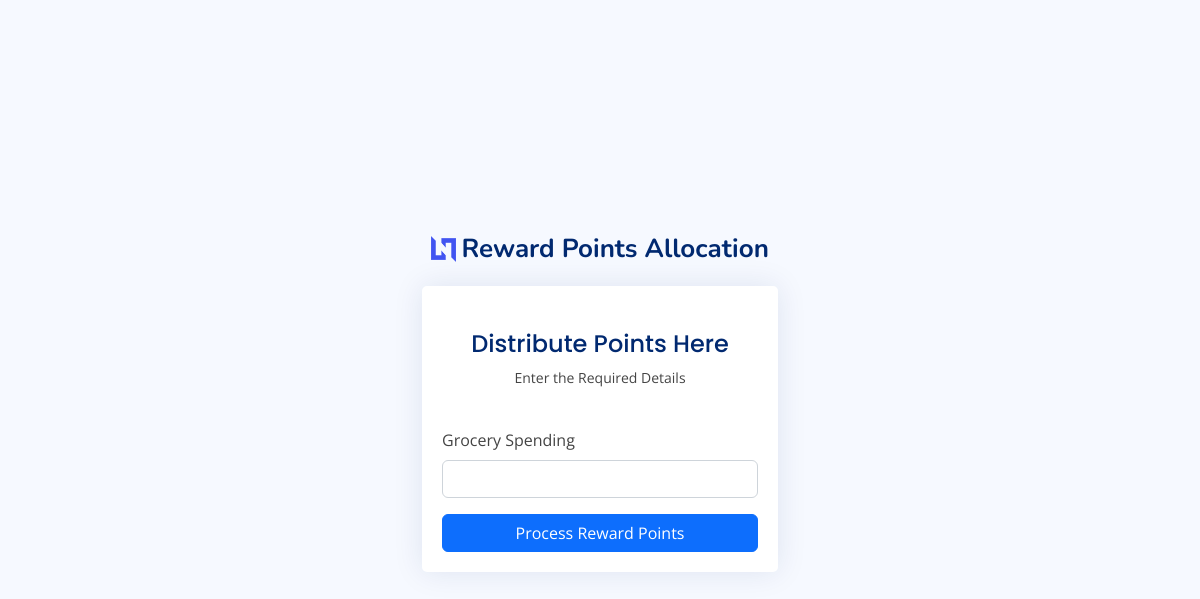
The page /pointsprocess (signed in) on the database as committed earlier.
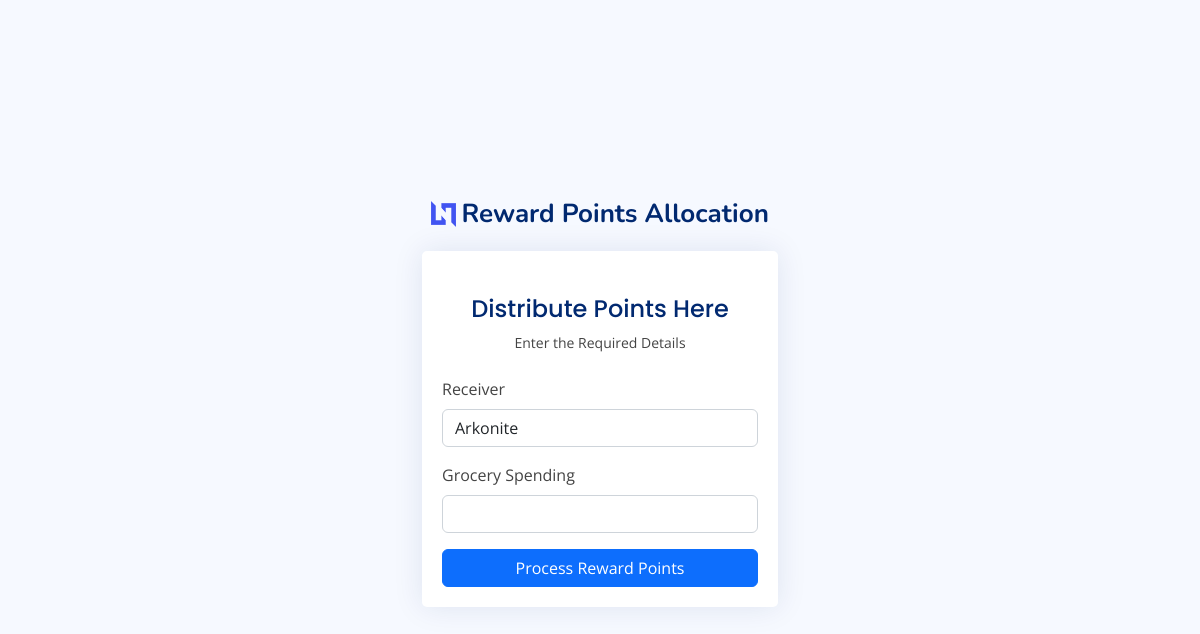
The same page on the database as committed later.
### api/models.py (models this page shows)
class Allocation(models.Model):
    receiver = models.CharField(max_length=1000, default='')
    placeholder = models.CharField(max_length=1000, default='A')

### api/views.py (the view)
# urls.py: path('pointsprocess', views.pointsprocess, name="pointsprocess"), #Points Processing Page
def pointsprocess(request):
    allocationobject = Allocation.objects.all()
    rewards_points = RewardPoints.objects.all()
    return render(request, 'pointsprocess.html',{'allocationobject': allocationobject,'rewards_points': rewards_points})

### templates/pointsprocess.html (shortened to what this page needs)
{% load static %}
<!DOCTYPE html>
<html lang="en">
<head>
  <link href="{% static 'assets/vendor/bootstrap/css/bootstrap.min.css' %}" rel="stylesheet">
  <link href="{% static 'assets/vendor/bootstrap-icons/bootstrap-icons.css' %}" rel="stylesheet">
  <link href="{% static 'assets/vendor/boxicons/css/boxicons.min.css' %}" rel="stylesheet">
  <link href="{% static 'assets/vendor/quill/quill.snow.css' %}" rel="stylesheet">
  <link href="{% static 'assets/vendor/quill/quill.bubble.css' %}" rel="stylesheet">
  <link href="{% static 'assets/vendor/remixicon/remixicon.css' %}" rel="stylesheet">
  <link href="{% static 'assets/vendor/simple-datatables/style.css' %}" rel="stylesheet">
  <link href="{% static 'assets/css/style.css' %}" rel="stylesheet">
  <link rel="stylesheet" href="{% static 'style.css' %}">
</head>
<body>
  <main>
    <div class="row">
    <div class="container">
      <section class="section register min-vh-100 d-flex flex-column align-items-center justify-content-center py-4">
        <div class="container">
          <div class="row justify-content-center">
            <div class="col-lg-4 col-md-6 d-flex flex-column align-items-center justify-content-center">
              <div class="d-flex justify-content-center py-4">
                <a href="{% url 'root' %}" class="logo d-flex align-items-center w-auto">
                  <img src="{% static 'assets/img/logo.png' %}" alt="">
                  <span class="d-none d-lg-block">Reward Points Allocation</span>
                </a>
              </div>
              <div class="card mb-3">
                <div class="card-body">
                  {% if user.is_authenticated and user.is_superuser %}
                  <div class="pt-4 pb-2">
                    <h5 class="card-title text-center pb-0 fs-4">Distribute Points Here</h5>
                    <p class="text-center small">Enter the Required Details</p>
                  </div>
                  <form class="row g-3" method="POST" id="QRresult">
                    <div class="col-12">
                      {% for allocation in allocationobject %}
                        <label for="yourReceiver" class="form-label">Receiver</label>
                        <input type="text" name="receiver" class="form-control" id="receiver" value="{{allocation.receiver}}" required>
                      {% endfor %}
                    </div>
                    <div class="col-12">
                      <label for="yourReward" class="form-label">Grocery Spending</label>
                      <input type="number" step=".01" name="spending" class="form-control" id="spending" value="" required>
                    </div>
                    <div id="reward_point_value">
                    <div class="col-12">
                      <button class="btn btn-primary w-100" type="submit" onclick = "process_reward()">Process Reward Points</button>
                    </div>
                  </form>
                  {% else %}
                    <div class="pt-4 pb-2">
                      <h5 class="card-title text-center pb-0 fs-4">You Cannot Access This Page</h5>
                      <p class="text-center small">Only for Administrators only</p>
                    </div>
                  {% endif %}
                </div>
              </div>
            </div>
          </div>
        </div>
      </section>
    </div>
  </div>
  </main>
</body>
</html>

Rows that differ between the two databases and show on the page:
added Allocation: receiver "Arkonite"
